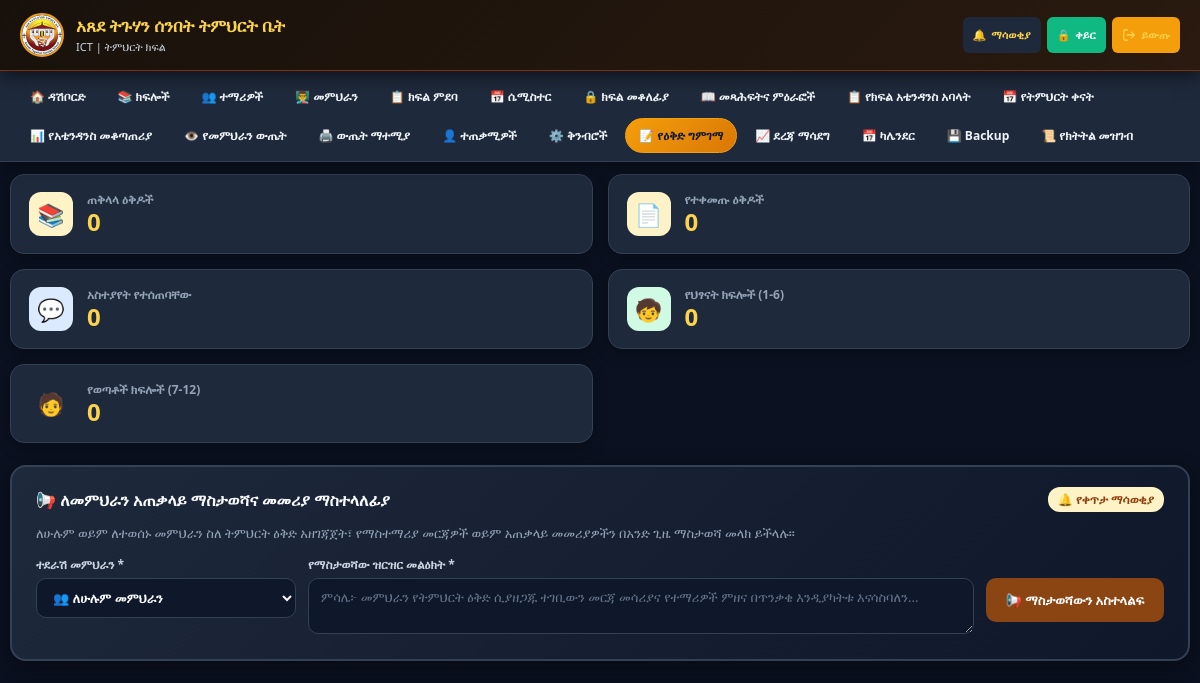
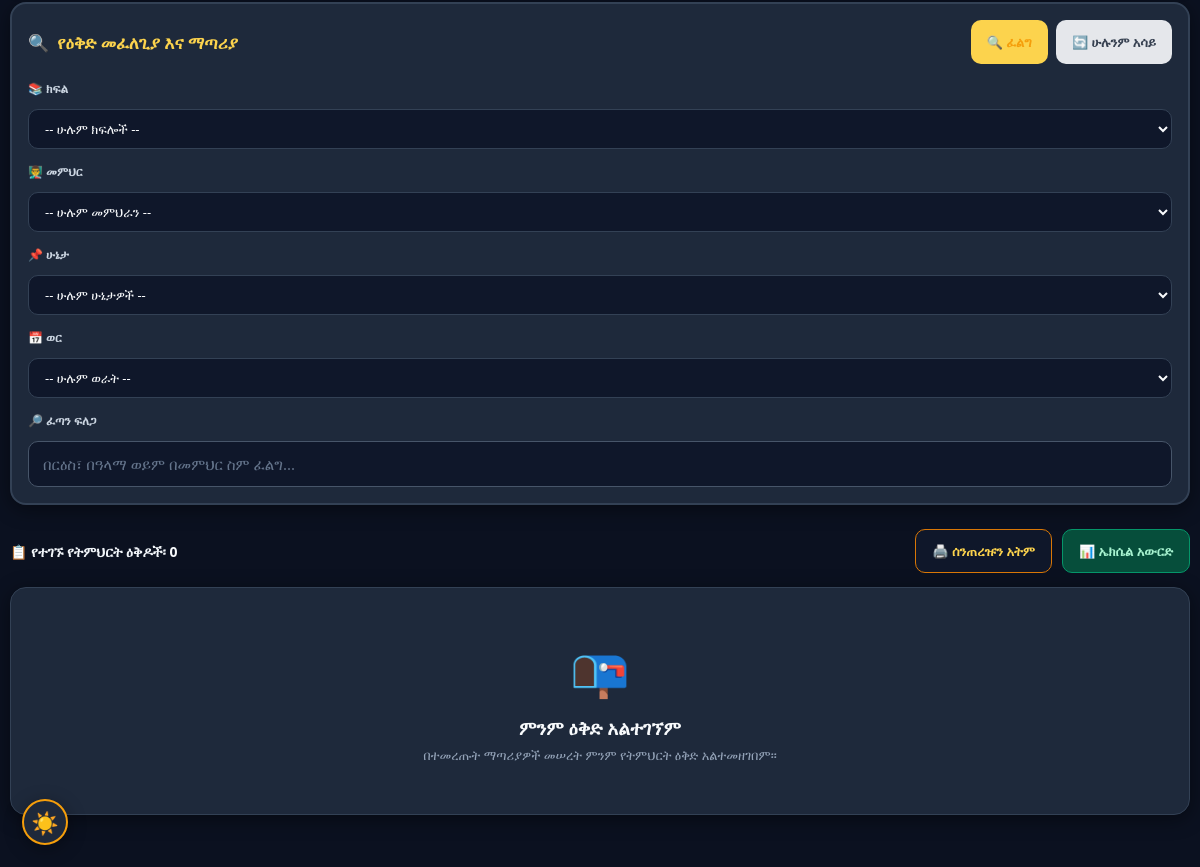
The page /lesson_plan_admin_review.php (signed in) on the database as committed earlier (2 pictures, top to bottom).
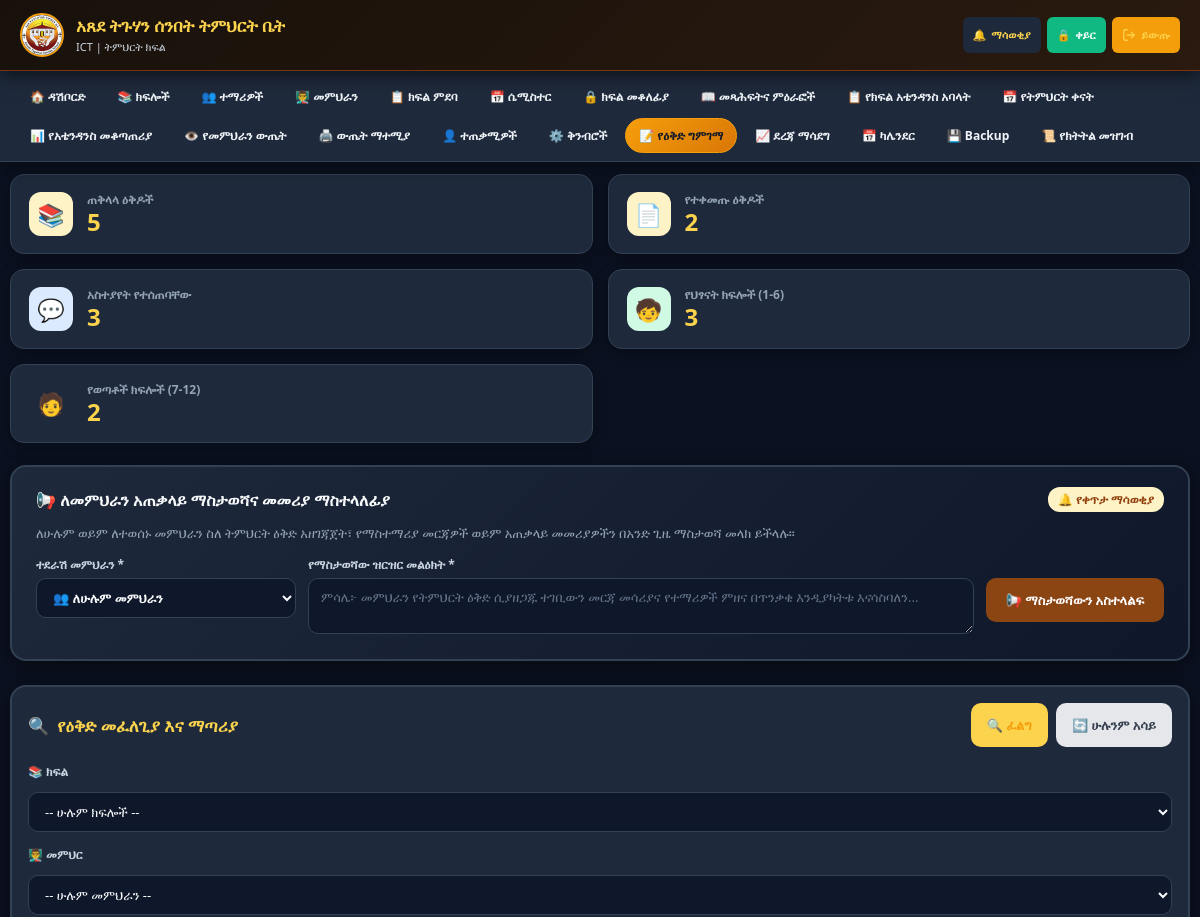
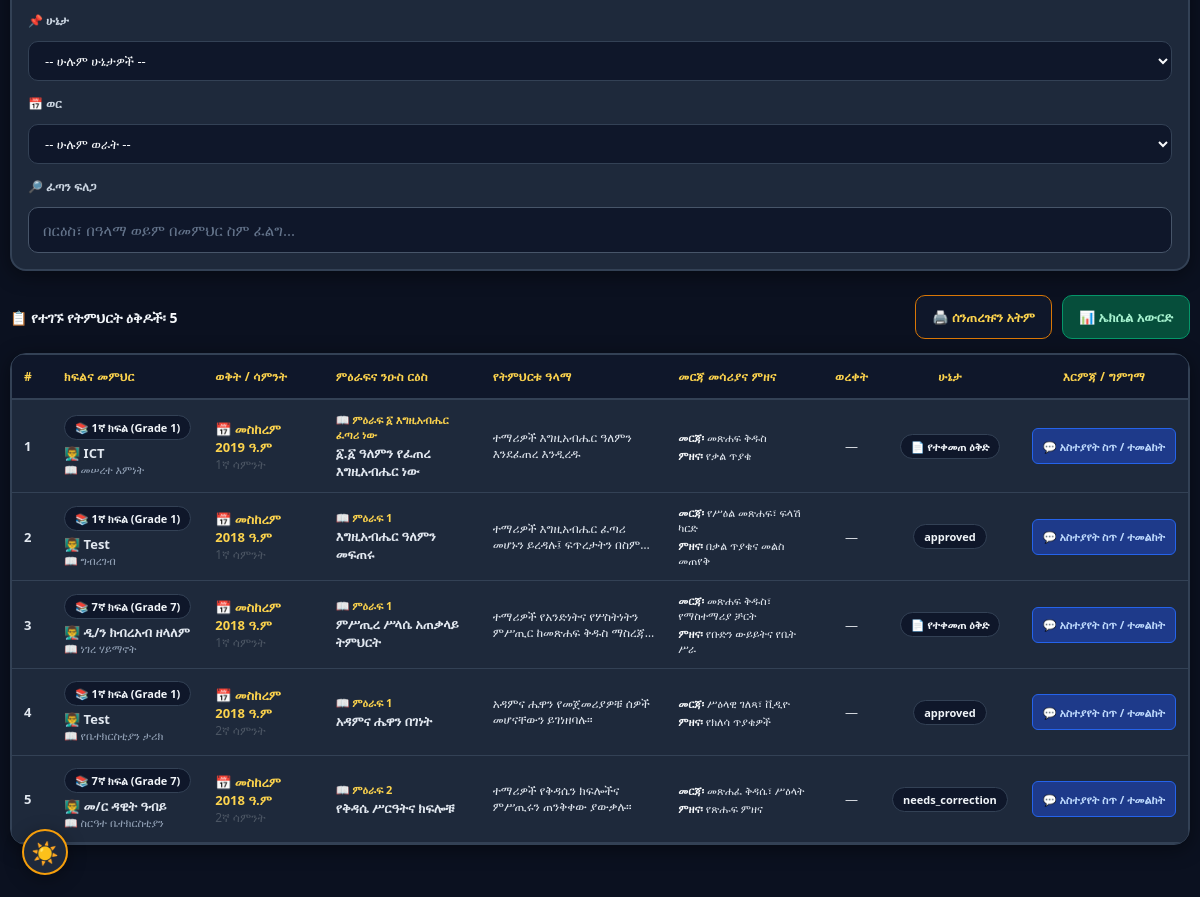
The same page on the database as committed later (2 pictures, top to bottom).
### tables this page shows
CREATE TABLE `lesson_plans` (
  `id` int(11) NOT NULL,
  `teacher_id` int(11) NOT NULL,
  `class_id` int(11) NOT NULL,
  `semester_id` int(11) NOT NULL,
  `subject` varchar(150) DEFAULT NULL,
  `ethiopian_year` int(11) NOT NULL,
  `ethiopian_month` tinyint(4) NOT NULL,
  `week_number` varchar(50) DEFAULT NULL,
  `chapter` varchar(255) DEFAULT NULL,
  `sub_topic` varchar(255) DEFAULT NULL,
  `ethiopian_day` tinyint(4) NOT NULL DEFAULT 1,
  `lesson_number` varchar(20) DEFAULT NULL,
  `topic` varchar(255) DEFAULT '',
  `duration_minutes` int(11) DEFAULT NULL,
  `objective` text DEFAULT NULL,
  `teaching_method` text DEFAULT NULL,
  `materials` text DEFAULT NULL,
  `activities` text DEFAULT NULL,
  `homework` text DEFAULT NULL,
  `evaluation` text DEFAULT NULL,
  `notes` text DEFAULT NULL,
  `paper_photo_path` varchar(255) DEFAULT NULL COMMENT 'Optional photo of the original paper plan, for reference alongside the digital entry - no automatic text extraction (OCR) is performed; the teacher types the fields themselves.',
  `status` enum('draft','submitted','reviewed','approved','needs_correction') NOT NULL DEFAULT 'draft',
  `admin_feedback` text DEFAULT NULL,
  `version` int(11) NOT NULL DEFAULT 1,
  `created_at` timestamp NOT NULL DEFAULT current_timestamp(),
  `updated_at` timestamp NOT NULL DEFAULT current_timestamp() ON UPDATE current_timestamp(),
  `is_deleted` tinyint(1) NOT NULL DEFAULT 0
);

CREATE TABLE `classes` (
  `id` int(11) NOT NULL,
  `grade_id` int(11) DEFAULT NULL,
  `name` varchar(50) NOT NULL,
  `description` text DEFAULT NULL,
  `created_at` timestamp NOT NULL DEFAULT current_timestamp()
);

CREATE TABLE `users` (
  `id` int(11) NOT NULL,
  `name` varchar(100) NOT NULL,
  `username` varchar(50) NOT NULL,
  `phone` varchar(20) DEFAULT NULL,
  `photo` varchar(255) DEFAULT NULL,
  `role` enum('admin','teacher','attendance_submitter') NOT NULL DEFAULT 'teacher',
  `status` enum('active','inactive') NOT NULL DEFAULT 'active',
  `password` varchar(255) NOT NULL,
  `first_login` tinyint(1) DEFAULT 1,
  `dark_mode` tinyint(1) DEFAULT 0,
  `created_at` timestamp NOT NULL DEFAULT current_timestamp(),
  `can_edit_marks` tinyint(1) DEFAULT 1,
  `can_edit_attendance` tinyint(1) DEFAULT 0
);

### db.php (called while the page is built, shortened)
<?php
function dbQuery($conn, $sql, $types = "", $params = []) {
    if (empty($params)) {
        return mysqli_query($conn, $sql);
    }
    $stmt = mysqli_prepare($conn, $sql);
    if (!empty($types) && !empty($params)) {
        mysqli_stmt_bind_param($stmt, $types, ...$params);
    }
    mysqli_stmt_execute($stmt);
    $result = mysqli_stmt_get_result($stmt);
    return $result;
}
function dbFetchAll($conn, $sql, $types = "", $params = []) {
    $result = dbQuery($conn, $sql, $types, $params);
    $rows = [];
    while ($row = mysqli_fetch_assoc($result)) {
        $rows[] = $row;
    }
    return $rows;
}
function dbFetchOne($conn, $sql, $types = "", $params = []) {
    $result = dbQuery($conn, $sql, $types, $params);
    return mysqli_fetch_assoc($result);
}
function getEthiopianMonthName($monthNumber) {
    $months = [
        1 => 'መስከረም', 2 => 'ጥቅምት', 3 => 'ኅዳር', 4 => 'ታኅሣሥ',
        5 => 'ጥር', 6 => 'የካቲት', 7 => 'መጋቢት', 8 => 'ሚያዝያ',
        9 => 'ግንቦት', 10 => 'ሰኔ', 11 => 'ሐምሌ', 12 => 'ነሐሴ', 13 => 'ጳጉሜን'
    ];
    return $months[$monthNumber] ?? 'ያልታወቀ';
}
?>

### lesson_plan_admin_review.php (the view, shortened to what the changed rows need)
<?php
require_once 'db.php';
$where = "WHERE lp.is_deleted = 0";
$params = [];
$types = "";
$plans = dbFetchAll(
    $conn,
    "SELECT lp.*, c.name as class_name, u.name as teacher_name, u.phone as teacher_phone
     FROM lesson_plans lp
     JOIN classes c ON lp.class_id = c.id
     JOIN users u ON lp.teacher_id = u.id
     $where
     ORDER BY lp.updated_at DESC, lp.id DESC
     LIMIT 250",
    $types,
    $params
);
$stats = dbFetchOne($conn, "
    SELECT
        COUNT(*) as total_plans,
        SUM(CASE WHEN lp.status = 'submitted' THEN 1 ELSE 0 END) as submitted_count,
        SUM(CASE WHEN lp.status = 'reviewed' OR (lp.admin_feedback IS NOT NULL AND lp.admin_feedback != '') THEN 1 ELSE 0 END) as reviewed_count,
        SUM(CASE WHEN g.division_id = 1 OR g.level_number <= 6 THEN 1 ELSE 0 END) as children_count,
        SUM(CASE WHEN g.division_id = 2 OR g.level_number >= 7 THEN 1 ELSE 0 END) as youth_count
    FROM lesson_plans lp
    JOIN classes c ON lp.class_id = c.id
    LEFT JOIN grades g ON c.grade_id = g.id
    WHERE lp.is_deleted = 0
") ?: [
    'total_plans' => 0, 'submitted_count' => 0, 'reviewed_count' => 0,
    'children_count' => 0, 'youth_count' => 0
];
$status_labels = [
    'submitted' => '📄 የተቀመጠ ዕቅድ',
    'reviewed' => '💬 አስተያየት ተሰጥቷል'
];
$nav_active = 'lesson_plan_admin_review';
?>
<!DOCTYPE html>
<html lang="am">
<head>
    <?php include 'pwa_head.php'; ?>
</head>
<body class="no-print">
    <?php include 'mobile_nav.php'; ?>
    <div class="main-container">
        <div class="kpi-grid no-print">
            <a href="lesson_plan_admin_review.php" class="kpi-card">
                <div>
                    <div class="kpi-title">ጠቅላላ ዕቅዶች</div>
                    <div class="kpi-num"><?php echo $stats['total_plans'] ?? 0; ?></div>
                </div>
            </a>
            <a href="lesson_plan_admin_review.php?status=submitted" class="kpi-card" style="border-left:4px solid var(--warning);">
                <div>
                    <div class="kpi-title">የተቀመጡ ዕቅዶች</div>
                    <div class="kpi-num" style="color:#B45309;"><?php echo $stats['submitted_count'] ?? 0; ?></div>
                </div>
            </a>
            <a href="lesson_plan_admin_review.php?status=reviewed" class="kpi-card" style="border-left:4px solid var(--info);">
                <div>
                    <div class="kpi-title">አስተያየት የተሰጠባቸው</div>
                    <div class="kpi-num" style="color:#1D4ED8;"><?php echo $stats['reviewed_count'] ?? 0; ?></div>
                </div>
            </a>
            <div class="kpi-card" style="border-left:4px solid var(--success);">
                <div>
                    <div class="kpi-title">የህፃናት ክፍሎች (1-6)</div>
                    <div class="kpi-num" style="color:#047857;"><?php echo $stats['children_count'] ?? 0; ?></div>
                </div>
            </div>
            <div class="kpi-card" style="border-left:4px solid #8B4513;">
                <div>
                    <div class="kpi-title">የወጣቶች ክፍሎች (7-12)</div>
                    <div class="kpi-num" style="color:#8B4513;"><?php echo $stats['youth_count'] ?? 0; ?></div>
                </div>
            </div>
        </div>
        <div class="table-toolbar">
            <div class="result-count">
                📋 የተገኙ የትምህርት ዕቅዶች፡ <strong><?php echo count($plans); ?></strong>
            </div>
        </div>
        <div class="table-card">
            <?php if (empty($plans)): ?>
                <div style="text-align:center; padding:50px 20px; color:#6B7280;">
                    <div style="font-size:48px; margin-bottom:12px;">📭</div>
                    <h3 style="color:var(--brown-dark); margin-bottom:6px;">ምንም ዕቅድ አልተገኘም</h3>
                    <p style="font-size:13px;">በተመረጡት ማጣሪያዎች መሠረት ምንም የትምህርት ዕቅድ አልተመዘገበም።</p>
                </div>
            <?php else: ?>
                <div class="table-responsive">
                    <table class="plans-table" id="plansTable">
                        <thead>
                            <tr>
                                <th style="width:40px;">#</th>
                                <th>ክፍልና መምህር</th>
                                <th>ወቅት / ሳምንት</th>
                                <th>ምዕራፍና ንዑስ ርዕስ</th>
                                <th>የትምህርቱ ዓላማ</th>
                                <th>መርጃ መሳሪያና ምዘና</th>
                                <th style="text-align:center;">ወረቀት</th>
                                <th style="text-align:center;">ሁኔታ</th>
                                <th class="no-print" style="text-align:center;">እርምጃ / ግምገማ</th>
                            </tr>
                        </thead>
                        <tbody>
                            <?php
                            $badgeClasses = [
                                'submitted' => 'badge-submitted',
                                'approved' => 'badge-approved',
                                'needs_correction' => 'badge-needs_correction',
                                'reviewed' => 'badge-reviewed',
                                'draft' => 'badge-draft'
                            ];
                            foreach ($plans as $idx => $p):
                                $monthName = getEthiopianMonthName($p['ethiopian_month']);
                                $topicTitle = $p['sub_topic'] ?: ($p['topic'] ?: 'የትምህርት ዕቅድ');
                                $statusBadgeClass = $badgeClasses[$p['status']] ?? 'badge-draft';
                                $statusLabelText = $status_labels[$p['status']] ?? $p['status'];
                            ?>
                            <tr id="plan-row-<?php echo $p['id']; ?>">
                                <td style="font-weight:700; color:#9CA3AF;"><?php echo $idx + 1; ?></td>
                                <td>
                                    <span class="badge badge-class" style="margin-bottom:4px;">
                                        📚 <?php echo htmlspecialchars($p['class_name']); ?>
                                    </span>
                                    <div class="teacher-cell">
                                        👨‍🏫 <?php echo htmlspecialchars($p['teacher_name']); ?>
                                    </div>
                                    <?php if ($p['subject']): ?>
                                        <div style="font-size:11px; color:#6B7280;">📖 <?php echo htmlspecialchars($p['subject']); ?></div>
                                    <?php endif; ?>
                                </td>
                                <td>
                                    <div style="font-weight:700; color:var(--brown-dark);">
                                        📅 <?php echo $monthName . ' ' . $p['ethiopian_year']; ?> ዓ.ም
                                    </div>
                                    <div style="font-size:12px; color:#4B5563;">
                                        <?php echo htmlspecialchars($p['week_number'] ?: '—'); ?>
                                    </div>
                                </td>
                                <td>
                                    <?php if ($p['chapter']): ?>
                                        <div style="font-size:11px; font-weight:700; color:var(--brown-dark); margin-bottom:2px;">
                                            📖 <?php echo htmlspecialchars($p['chapter']); ?>
                                        </div>
                                    <?php endif; ?>
                                    <div class="topic-cell">
                                        <?php echo htmlspecialchars($topicTitle); ?>
                                    </div>
                                </td>
                                <td>
                                    <div class="text-truncate-2" title="<?php echo htmlspecialchars($p['objective'] ?: ''); ?>">
                                        <?php echo htmlspecialchars($p['objective'] ?: '—'); ?>
                                    </div>
                                </td>
                                <td>
                                    <div style="font-size:11px; margin-bottom:3px;">
                                        <strong style="color:var(--brown-dark);">መርጃ፡</strong>
                                        <?php echo htmlspecialchars(mb_strimwidth($p['materials'] ?: '—', 0, 45, '...')); ?>
                                    </div>
                                    <div style="font-size:11px;">
                                        <strong style="color:var(--brown-dark);">ምዘና፡</strong>
                                        <?php echo htmlspecialchars(mb_strimwidth($p['evaluation'] ?: '—', 0, 45, '...')); ?>
                                    </div>
                                </td>
                                <td style="text-align:center;">
                                    <?php if (!empty($p['paper_photo_path'])): ?>
                                        <a href="<?php echo htmlspecialchars($p['paper_photo_path']); ?>" target="_blank" class="thumb-link" title="የወረቀት ፎቶ ክፈት">
                                            <img src="<?php echo htmlspecialchars($p['paper_photo_path']); ?>" class="thumb-img" alt="Paper Plan">
                                        </a>
                                    <?php else: ?>
                                        <span style="color:#D1D5DB;">—</span>
                                    <?php endif; ?>
                                </td>
                                <td style="text-align:center;">
                                    <span class="badge <?php echo $statusBadgeClass; ?>">
                                        <?php echo $statusLabelText; ?>
                                    </span>
                                </td>
                                <td class="no-print" style="text-align:center; white-space:nowrap;">
                                    <div style="display:inline-flex; gap:5px; align-items:center;">
                                        <button type="button" class="btn btn-review btn-sm" onclick='openPlanReviewModal(<?php echo json_encode($p, JSON_UNESCAPED_UNICODE); ?>)'>
                                            💬 አስተያየት ስጥ / ተመልከት
                                        </button>
                                    </div>
                                </td>
                            </tr>
                            <?php endforeach; ?>
                        </tbody>
                    </table>
                </div>
            <?php endif; ?>
        </div>
    </div>
</body>
</html>

### mobile_nav.php (shortened to what the changed rows need)
<?php
$nav_active = $nav_active ?? '';
$nav_items = [];
?>
<header class="site-header">
  <div class="header-content">
    <div class="logo-area">
      <div class="site-title">
        <h1>አጸደ ትጉሃን ሰንበት ትምህርት ቤት</h1>
      </div>
    </div>
  </div>
</header>
<?php if (!empty($nav_items)): ?>
<nav class="site-nav" id="site-nav">
  <div class="nav-inner">
    <div class="nav-links-desktop">
      <?php foreach ($nav_items as $item): ?>
      <a href="<?php echo $item['url']; ?>"
         class="nav-link<?php echo ($nav_active === $item['key']) ? ' active' : ''; ?>">
        <?php echo $item['icon']; ?> <?php echo $item['label']; ?>
      </a>
      <?php endforeach; ?>
    </div>
  </div>
</nav>
<?php endif; ?>

Rows that differ between the two databases and show on the page:
added lesson_plans: class.name "1ኛ ክፍል (Grade 1)", teacher.name "ICT", subject "መሠረተ እምነት", ethiopian_month "መስከረም", ethiopian_year "2019", week_number "1ኛ ሳምንት", chapter "ምዕራፍ ፩ እግዚአብሔር ፈጣሪ ነው", sub_topic "፩.፩ ዓለምን የፈጠረ እግዚአብሔር ነው", objective "ተማሪዎች እግዚአብሔር ዓለምን እንደፈጠረ እንዲረዱ", materials "መጽሐፍ ቅዱስ", evaluation "የቃል ጥያቄ", status "📄 የተቀመጠ ዕቅድ"
added lesson_plans: class.name "1ኛ ክፍል (Grade 1)", teacher.name "Test", subject "ግብረገብ", ethiopian_month "መስከረም", ethiopian_year "2018", week_number "1ኛ ሳምንት", chapter "ምዕራፍ 1", sub_topic "እግዚአብሔር ዓለምን መፍጠሩ", objective "ተማሪዎች እግዚአብሔር ፈጣሪ መሆኑን ይረዳሉ፤ ፍጥረታትን…", materials "የሥዕል መጽሐፍ፣ ፍላሽ ካርድ", evaluation "በቃል ጥያቄና መልስ መጠየቅ", status "approved"
added lesson_plans: class.name "7ኛ ክፍል (Grade 7)", teacher.name "ዲ/ን ክብረአብ ዘላለም", subject "ነገረ ሃይማኖት", ethiopian_month "መስከረም", ethiopian_year "2018", week_number "1ኛ ሳምንት", chapter "ምዕራፍ 1", sub_topic "ምሥጢረ ሥላሴ አጠቃላይ ትምህርት", objective "ተማሪዎች የአንድነትና የሦስትነትን ምሥጢር ከመጽሐፍ ቅዱስ…", materials "መጽሐፍ ቅዱስ፣ የማስተማሪያ ቻርት", evaluation "የቡድን ውይይትና የቤት ሥራ", status "📄 የተቀመጠ ዕቅድ"
added lesson_plans: class.name "1ኛ ክፍል (Grade 1)", teacher.name "Test", subject "የቤተክርስቲያን ታሪክ", ethiopian_month "መስከረም", ethiopian_year "2018", week_number "2ኛ ሳምንት", chapter "ምዕራፍ 1", sub_topic "አዳምና ሔዋን በገነት", objective "አዳምና ሔዋን የመጀመሪያዎቹ ሰዎች መሆናቸውን ይገነዘባሉ።", materials "ሥዕላዊ ገለጻ፣ ቪዲዮ", evaluation "የክለሳ ጥያቄዎች", status "approved"
added lesson_plans: class.name "7ኛ ክፍል (Grade 7)", teacher.name "መ/ር ዳዊት ዓብይ", subject "ስርዓተ ቤተክርስቲያን", ethiopian_month "መስከረም", ethiopian_year "2018", week_number "2ኛ ሳምንት", chapter "ምዕራፍ 2", sub_topic "የቅዳሴ ሥርዓትና ክፍሎቹ", objective "ተማሪዎች የቅዳሴን ክፍሎችና ምሥጢሩን ጠንቅቀው ያውቃሉ።", materials "መጽሐፈ ቅዳሴ፣ ሥዕላት", evaluation "የጽሑፍ ምዘና", status "needs_correction"
Other text that changed with them:
$stats['total_plans']: "0" → "5"
$stats['submitted_count']: "0" → "2"
$stats['reviewed_count']: "0" → "3"
$stats['children_count']: "0" → "3"
$stats['youth_count']: "0" → "2"
count($plans): "0" → "5"
text no longer shown: "📭 ምንም ዕቅድ አልተገኘም በተመረጡት ማጣሪያዎች መሠረት ምንም የትምህርት ዕቅድ አልተመዘገበም።"
text now shown: "# ክፍልና መምህር ወቅት / ሳምንት ምዕራፍና ንዑስ ርዕስ የትምህርቱ ዓላማ መርጃ መሳሪያና ምዘና ወረቀት ሁኔታ እርምጃ / ግምገማ"
